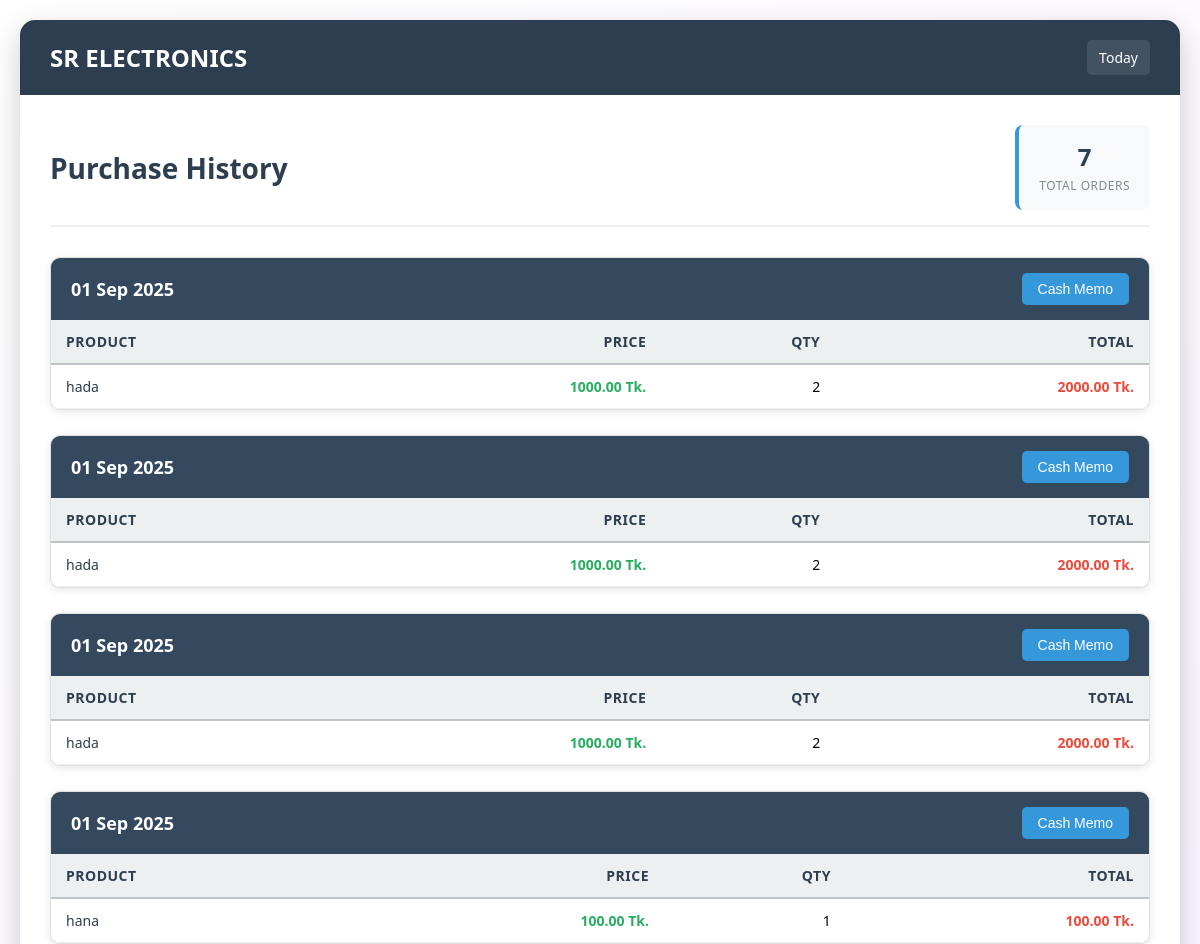
Before: /see-buy-all/ (signed in, upper part) with the older database file.
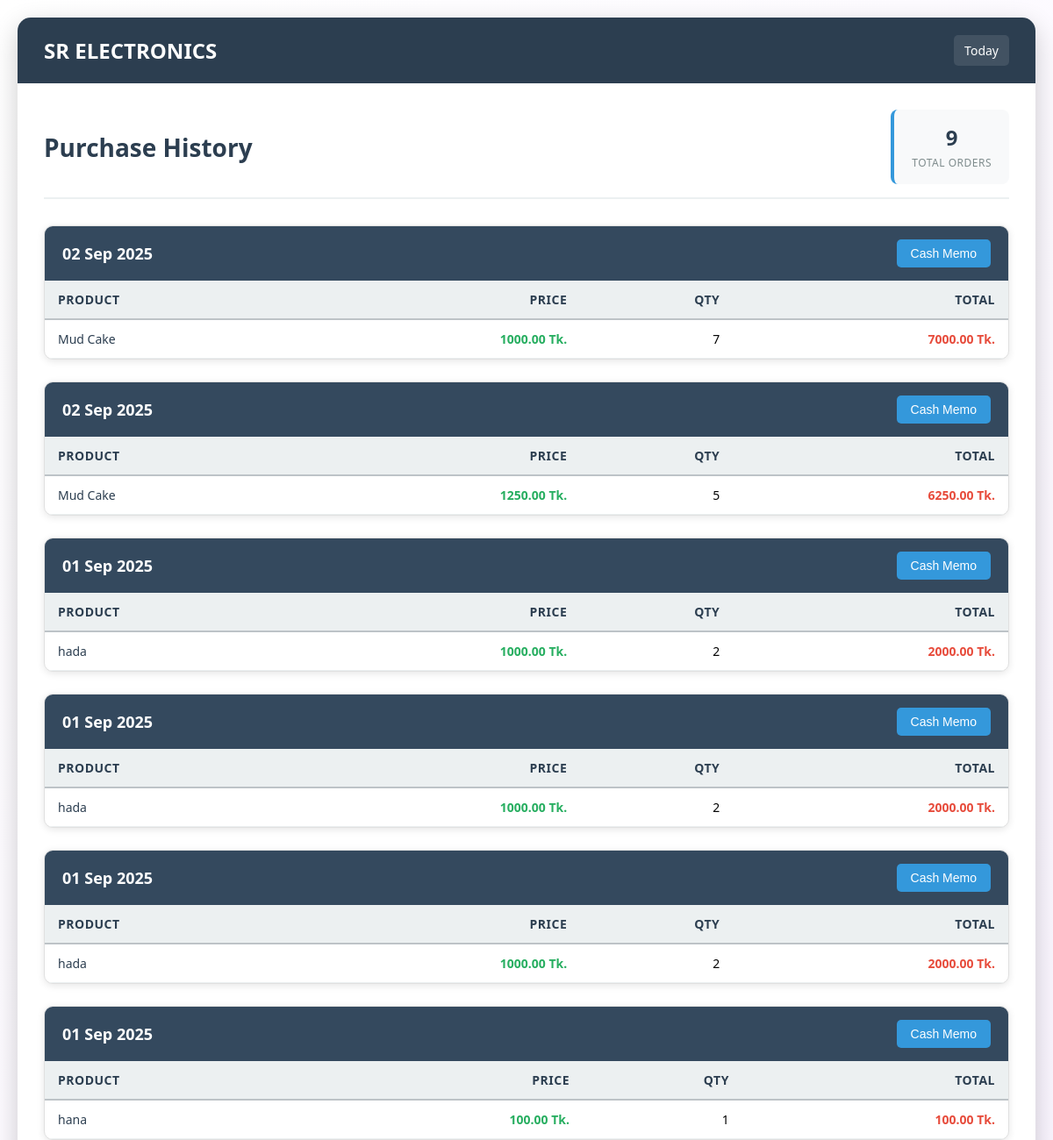
After: the same page with the newer database file.
### ecommerce_app/models.py (models this page shows, shortened)
class PurchaseSession(models.Model):
    user = models.ForeignKey(User, on_delete=models.CASCADE)
    created_at = models.DateTimeField(default=timezone.now, null=True, blank=True)

class Order(models.Model):
    user = models.ForeignKey(User, on_delete=models.CASCADE, null=True, blank=True)
    session = models.ForeignKey(PurchaseSession, on_delete=models.CASCADE, related_name='orders', null=True, blank=True)
    product = models.ForeignKey(Product, on_delete=models.SET_NULL, null=True, blank=True)
    product_name = models.CharField(max_length=200)
    product_price = models.DecimalField(max_digits=10, decimal_places=2)
    quantity = models.IntegerField(null=True, blank=True)
    total_price = models.DecimalField(max_digits=10, decimal_places=2, null=True, blank=True)
    created_at = models.DateTimeField(default=timezone.now)
    confirmed = models.BooleanField(default=False)

### ecommerce_app/views.py (the view)
# urls.py: path('see-buy-all/', views.see_buy_all, name='see_buy_all'),
@login_required
def see_buy_all(request):
    sessions = PurchaseSession.objects.filter(user=request.user).order_by('-created_at')
    return render(request, 'see_buy_all.html', {'sessions': sessions})

### ecommerce_app/templates/see_buy_all.html (shortened to what this page needs)
<!DOCTYPE html>
<html lang="en">
<head>
</head>
<body>
    <div class="pos-container">
        <div class="pos-header">
            <h1> SR ELECTRONICS </h1>
            <div class="header-info">
                <div class="date-time"> Today</div>
            </div>
        </div>
        <div class="pos-content">
            <div class="content-header">
                <h2>Purchase History</h2>
                <div class="summary-stats">
                    <div class="stat-card">
                        <span class="number">{{ sessions|length|default:"0" }}</span>
                        <span class="label">Total Orders</span>
                    </div>
                </div>
            </div>
            {% if sessions %}
                {% for session in sessions %}
                <div class="session-card">
                    <div class="session-header">
                        <div class="session-date">
                             {{ session.created_at|date:"d M Y" }}
                        </div>
                        <a href="{% url 'purchase_details' session.id %}">
                            <button class="details-btn">Cash Memo</button>
                        </a>
                    </div>
                    <table class="purchase-table">
                        <thead>
                            <tr>
                                <th> Product</th>
                                <th> Price</th>
                                <th> Qty</th>
                                <th> Total</th>
                            </tr>
                        </thead>
                        <tbody>
                            {% for order in session.orders.all %}
                            <tr>
                                <td class="product-name">{{ order.product_name }}</td>
                                <td class="price">{{ order.product_price }} Tk.</td>
                                <td>{{ order.quantity }}</td>
                                <td class="total-price">{{ order.total_price }} Tk.</td>
                            </tr>
                            {% endfor %}
                        </tbody>
                    </table>
                </div>
                {% endfor %}
            {% endif %}
        </div>
    </div>
</body>
</html>

Changed rows visible on the page:
added PurchaseSession: created_at "02 Sep 2025"
added Order: product_name "Mud Cake", product_price "1000.00", quantity "7", total_price "7000.00", shown under "02 Sep 2025"
added PurchaseSession: created_at "02 Sep 2025"
added Order: product_name "Mud Cake", product_price "1250.00", quantity "5", total_price "6250.00", shown under "02 Sep 2025"
Other visible differences:
{{ sessions|length|default:"0" }}: "7" → "9"
